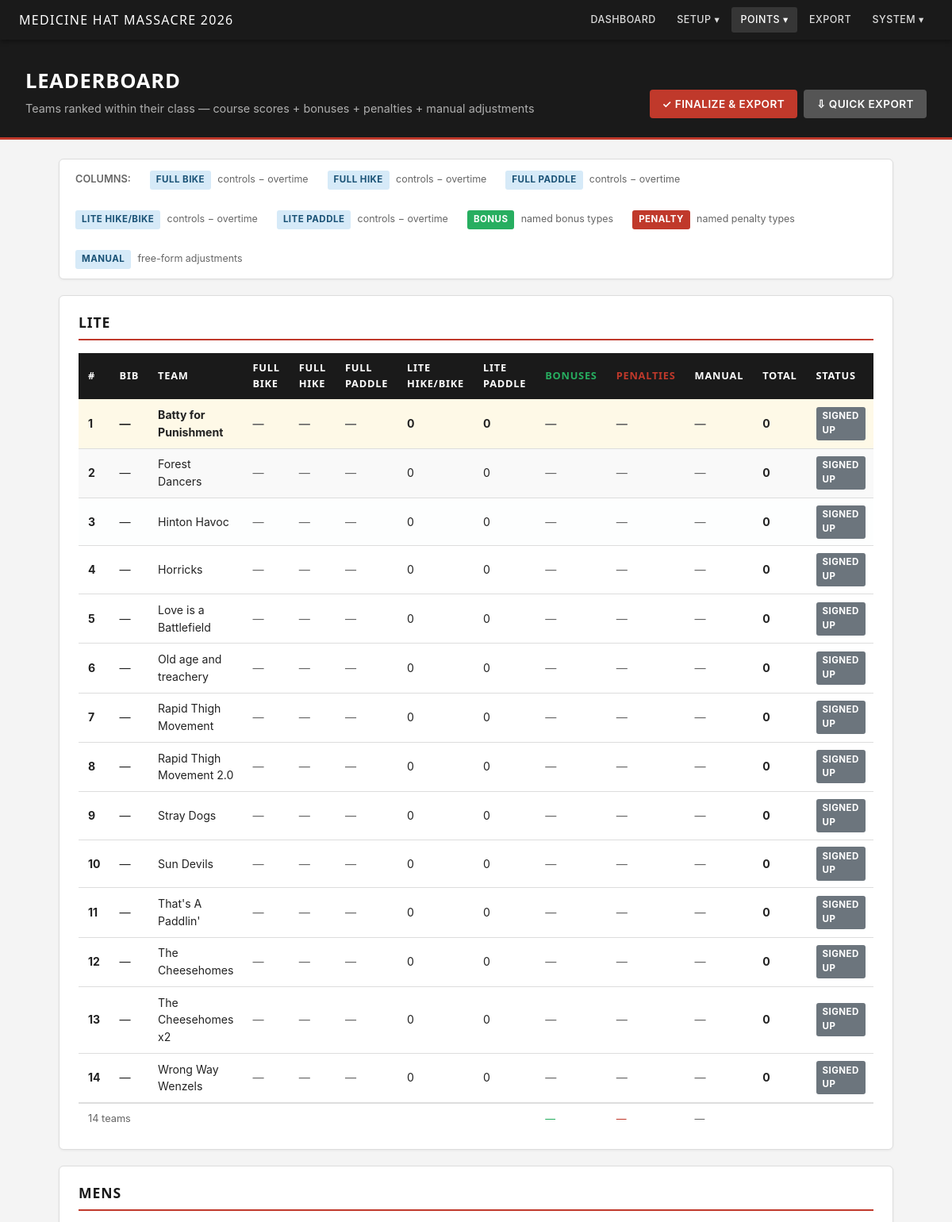
The app's page /results (upper part) with its own data.
### tables this page shows
CREATE TABLE courses (
            id                          INTEGER PRIMARY KEY AUTOINCREMENT,
            name                        TEXT NOT NULL,
            time_limit_minutes          INTEGER NOT NULL DEFAULT 480,
            overtime_penalty_per_minute INTEGER NOT NULL DEFAULT 0,
            synced                      INTEGER NOT NULL DEFAULT 0
        , start_time TEXT, end_time TEXT, cutoff_time TEXT, use_si_start INTEGER NOT NULL DEFAULT 0);

CREATE TABLE classes (
            id   INTEGER PRIMARY KEY AUTOINCREMENT,
            name TEXT NOT NULL UNIQUE
        , final_course_id INTEGER REFERENCES courses(id) ON DELETE SET NULL);

CREATE TABLE racers (
            id          INTEGER PRIMARY KEY AUTOINCREMENT,
            name        TEXT NOT NULL,
            bib_number  TEXT NOT NULL DEFAULT '',
            class_id    INTEGER REFERENCES classes(id),
            synced      INTEGER NOT NULL DEFAULT 0
        );

### client/app.py (the view)
@app.get("/results", response_class=HTMLResponse)
async def results(request: Request):
    classes     = db.get_all_classes()
    courses     = db.get_all_courses()
    all_results = db.load_all_results()
    by_racer: dict[int, dict] = {}
    for r in all_results:
        by_racer.setdefault(r.racer.id, {})[r.course.id] = r
    def _build_row(racer) -> dict:
        course_scores   = by_racer.get(racer["id"], {})
        overall_status  = _overall_status_val(course_scores)
        pre_adj = {
            cid: sr.raw_points - sr.overtime_penalty
            for cid, sr in course_scores.items()
        }
        all_adj     = [a for sr in course_scores.values() for a in sr.entry.adjustments]
        bonus_pts   = sum(a.points for a in all_adj if a.category == "bonus")
        penalty_pts = sum(a.points for a in all_adj if a.category == "penalty")
        manual_pts  = sum(a.points for a in all_adj if a.category == "manual")
        grand_total = max(0, sum(pre_adj.values()) + bonus_pts + penalty_pts + manual_pts)
        return {
            "racer": racer, "course_scores": course_scores, "pre_adj": pre_adj,
            "bonus_pts": bonus_pts, "penalty_pts": penalty_pts,
            "manual_pts": manual_pts, "total": grand_total,
            "overall_status": overall_status, "rank": None,
        }
    _UNRANKED = {"DSQ", "DNF"}
    def _rank_rows(rows: list[dict]) -> list[dict]:
        competitive = [r for r in rows if r["overall_status"] not in _UNRANKED | {"DNS"}]
        unranked    = [r for r in rows if r["overall_status"] in _UNRANKED]
        _sort_key = lambda x: (-x["total"], x["racer"]["bib_number"] or "")
        competitive.sort(key=_sort_key)
        unranked.sort(key=_sort_key)
        for i, row in enumerate(competitive, start=1):
            row["rank"] = i
        return competitive + unranked
    class_data = []
    for cls in classes:
        racers = db.get_racers_by_class(cls["id"])
        rows   = _rank_rows([_build_row(r) for r in racers])
        class_data.append({"cls": cls, "rows": rows})
    unclassified = db.get_unclassified_racers()
    if unclassified:
        rows = _rank_rows([_build_row(r) for r in unclassified])
        class_data.append({"cls": {"id": None, "name": "Unclassified"}, "rows": rows})
    return templates.TemplateResponse(request, "class_results.html", {
        "class_data": class_data,
        "courses":    courses,
    })

### client/templates/class_results.html (shortened to what this page needs)
{% extends "base.html" %}
{% block page_header %}
<div class="page-header" style="display:flex;justify-content:space-between;align-items:flex-end;flex-wrap:wrap;gap:.75rem;">
  <div>
    <h1>Leaderboard</h1>
    <p>Teams ranked within their class — course scores + bonuses + penalties + manual adjustments</p>
  </div>
  <div style="display:flex;gap:.5rem;">
    <a href="/finalize" class="btn btn-primary">&#10003; Finalize &amp; Export</a>
    <a href="/export/results" class="btn btn-secondary" target="_blank">&#8681; Quick Export</a>
  </div>
</div>
{% endblock %}
{% block content %}
<div class="card" style="padding:.75rem 1.25rem;">
  <div style="display:flex;gap:1.5rem;align-items:center;flex-wrap:wrap;">
    <span style="font-size:.8rem;text-transform:uppercase;color:var(--text-muted);font-weight:600;">Columns:</span>
    {% for c in courses %}
    <span>
      <span class="badge badge-active">{{ c.name }}</span>
      <span style="font-size:.78rem;color:var(--text-muted);margin-left:.25rem;">controls − overtime</span>
    </span>
    {% endfor %}
    <span>
      <span class="badge" style="background:var(--success);color:#fff;">Bonus</span>
      <span style="font-size:.78rem;color:var(--text-muted);margin-left:.25rem;">named bonus types</span>
    </span>
    <span>
      <span class="badge" style="background:var(--danger);color:#fff;">Penalty</span>
      <span style="font-size:.78rem;color:var(--text-muted);margin-left:.25rem;">named penalty types</span>
    </span>
    <span>
      <span class="badge badge-active">Manual</span>
      <span style="font-size:.78rem;color:var(--text-muted);margin-left:.25rem;">free-form adjustments</span>
    </span>
  </div>
</div>
{% if class_data %}
{% for cd in class_data %}
<div class="card">
  <h2>{{ cd.cls.name }}</h2>
  {% if cd.rows %}
  <div class="table-wrap">
    <table>
      <thead>
        <tr>
          <th>#</th>
          <th>Bib</th>
          <th>Team</th>
          {% for c in courses %}
          <th title="{{ c.name }} — controls minus overtime, before adjustments">{{ c.name }}</th>
          {% endfor %}
          <th title="Sum of all bonus-type adjustments" style="color:var(--success);">Bonuses</th>
          <th title="Sum of all penalty-type adjustments" style="color:var(--danger);">Penalties</th>
          <th title="Sum of free-form manual adjustments">Manual</th>
          <th>Total</th>
          <th>Status</th>
        </tr>
      </thead>
      <tbody>
        {% for row in cd.rows %}
        {% set is_unranked = row.rank is none %}
        <tr class="{% if row.rank == 1 %}rank-1{% elif row.rank == 2 %}rank-2{% elif row.rank == 3 %}rank-3{% endif %}"
            style="{% if is_unranked %}opacity:.75;{% endif %}">
          <td>
            {% if row.rank %}
              <strong>{{ row.rank }}</strong>
            {% else %}
              <span style="font-size:.78rem;font-weight:700;color:{{ STATUS_COLORS[row.overall_status] }};">
                {{ STATUS_LABELS[row.overall_status] }}
              </span>
            {% endif %}
          </td>
          <td>{{ row.racer.bib_number or "—" }}</td>
          <td>{{ row.racer.name }}</td>
          {% for c in courses %}
          {% if c.id in row.course_scores %}
          {% set sr = row.course_scores[c.id] %}
          {% set pre = row.pre_adj.get(c.id, 0) %}
          <td>
            <span title="Controls: {{ sr.raw_points }}pts, Overtime: -{{ sr.overtime_penalty }}pts">
              {{ pre }}
            </span>
          </td>
          {% else %}
          <td style="color:var(--text-muted);">—</td>
          {% endif %}
          {% endfor %}
          <td style="color:{% if row.bonus_pts > 0 %}var(--success){% else %}var(--text-muted){% endif %};">
            {% if row.bonus_pts %}+{{ row.bonus_pts }}{% else %}—{% endif %}
          </td>
          <td style="color:{% if row.penalty_pts < 0 %}var(--danger){% else %}var(--text-muted){% endif %};">
            {% if row.penalty_pts %}{{ row.penalty_pts }}{% else %}—{% endif %}
          </td>
          <td style="color:{% if row.manual_pts > 0 %}var(--success){% elif row.manual_pts < 0 %}var(--danger){% else %}var(--text-muted){% endif %};">
            {% if row.manual_pts %}{{ "%+d" | format(row.manual_pts) }}{% else %}—{% endif %}
          </td>
          <td><strong>{{ row.total }}</strong></td>
          <td>
            <span class="badge" style="background:{{ STATUS_COLORS[row.overall_status] }};color:#fff;font-size:.72rem;">
              {{ STATUS_LABELS[row.overall_status] }}
            </span>
          </td>
        </tr>
        {% endfor %}
      </tbody>
      {% if cd.rows | length > 1 %}
      <tfoot>
        <tr style="font-size:.8rem;color:var(--text-muted);border-top:2px solid var(--border);">
          <td colspan="3">{{ cd.rows | length }} teams</td>
          {% for c in courses %}
          <td></td>
          {% endfor %}
          <td style="color:var(--success);">
            {% set total_bonus = cd.rows | sum(attribute='bonus_pts') %}
            {% if total_bonus %}+{{ total_bonus }}{% else %}—{% endif %}
          </td>
          <td style="color:var(--danger);">
            {% set total_pen = cd.rows | sum(attribute='penalty_pts') %}
            {% if total_pen %}{{ total_pen }}{% else %}—{% endif %}
          </td>
          <td>
            {% set total_manual = cd.rows | sum(attribute='manual_pts') %}
            {% if total_manual %}{{ "%+d" | format(total_manual) }}{% else %}—{% endif %}
          </td>
          <td></td>
          <td></td>
        </tr>
      </tfoot>
      {% endif %}
    </table>
  </div>
  {% else %}
  <p style="color:var(--text-muted);">No teams in this class yet.</p>
  {% endif %}
</div>
{% endfor %}
{% endif %}
{% endblock %}

### client/static/style.css (style rules this page uses)
:root { --nav-bg: #1a1a1a; --nav-text: #ffffff; --nav-link: rgba(255,255,255,0.85); --nav-link-hover: #ffffff; --accent: #c0392b; --accent-hover: #a93226; --body-bg: #f4f4f4; --card-bg: #ffffff; --text: #222222; --text-muted: #666666; --border: #dddddd; --success: #27ae60; --warning: #e67e22; --danger: #c0392b; --font: -apple-system, BlinkMacSystemFont, "Segoe UI", Roboto, sans-serif; --font-heading: "Segoe UI", -apple-system, BlinkMacSystemFont, Roboto, sans-serif; }
*, *::before, *::after { box-sizing: border-box; margin: 0; padding: 0; }
body { font-family: var(--font); background: var(--body-bg); color: var(--text); font-size: 15px; line-height: 1.55; }
a { color: var(--accent); text-decoration: none; }
.page-header { background: var(--nav-bg); color: white; padding: 2rem 2rem 1.5rem; border-bottom: 3px solid var(--accent); }
.page-header h1 { font-family: var(--font-heading); font-size: 1.6rem; font-weight: 600; letter-spacing: 0.03em; text-transform: uppercase; }
.page-header p { color: rgba(255,255,255,0.65); margin-top: 0.3rem; font-size: 0.9rem; }
.card { background: var(--card-bg); border: 1px solid var(--border); border-radius: 6px; padding: 1.25rem 1.5rem; margin-bottom: 1.25rem; box-shadow: 0 1px 3px rgba(0,0,0,0.06); }
.card h2 { font-family: var(--font-heading); font-size: 1.1rem; letter-spacing: 0.05em; text-transform: uppercase; margin-bottom: 1rem; color: var(--nav-bg); border-bottom: 2px solid var(--accent); padding-bottom: 0.4rem; }
.btn { display: inline-block; padding: 0.45rem 1rem; border-radius: 4px; border: none; cursor: pointer; font-size: 0.85rem; font-weight: 600; letter-spacing: 0.03em; text-transform: uppercase; transition: background 0.15s; text-decoration: none; }
.btn-primary { background: var(--accent); color: white; }
.btn-secondary { background: #555; color: white; }
.table-wrap { overflow-x: auto; }
table { width: 100%; border-collapse: collapse; font-size: 0.88rem; }
th { background: var(--nav-bg); color: white; text-align: left; padding: 0.6rem 0.75rem; font-family: var(--font-heading); font-size: 0.8rem; letter-spacing: 0.06em; text-transform: uppercase; }
td { padding: 0.55rem 0.75rem; border-bottom: 1px solid var(--border); vertical-align: middle; }
tr:last-child td { border-bottom: none; }
.rank-1 td { background: #fef9e7; font-weight: 700; }
.rank-2 td { background: #f9f9f9; }
.rank-3 td { background: #fdfefe; }
.badge { display: inline-block; padding: 0.2rem 0.5rem; border-radius: 3px; font-size: 0.72rem; font-weight: 700; letter-spacing: 0.04em; text-transform: uppercase; }
.badge-active { background: #d6eaf8; color: #1a5276; }

### records on screen
courses: name "FULL BIKE"
courses: name "FULL HIKE"
courses: name "FULL PADDLE"
courses: name "LITE HIKE/BIKE", pre "0"
courses: name "LITE PADDLE", pre "0"
classes: cls.name "LITE"
racers: racer "—", racer.name "Batty for Punishment"
racers: racer "—", racer.name "Forest Dancers"
racers: racer "—", racer.name "Hinton Havoc"
racers: racer "—", racer.name "Horricks"
racers: racer "—", racer.name "Love is a Battlefield"
racers: racer "—", racer.name "Old age and treachery"
racers: racer "—", racer.name "Rapid Thigh Movement"
racers: racer "—", racer.name "Rapid Thigh Movement 2.0"
racers: racer "—", racer.name "Stray Dogs"
racers: racer "—", racer.name "Sun Devils"
racers: racer "—", racer.name "That's A Paddlin'"
racers: racer "—", racer.name "The Cheesehomes"
racers: racer "—", racer.name "The Cheesehomes x2"
racers: racer "—", racer.name "Wrong Way Wenzels"
classes: cls.name "MENS"

### other values on screen
{{ cfg.race_name }} "MEDICINE HAT MASSACRE"
{{ cfg.race_year }} "2026"
{{ row.rank }} "1" "2" "3" "4" "5" "6" "7" "8" "9" "10" "11" "12" "13" "14"
{{ row.total }} "0" "0" "0" "0" "0" "0" "0" "0" "0" "0" "0" "0" "0" "0"
{{ STATUS_LABELS[row.overall_status] }} "SIGNED UP" "SIGNED UP" "SIGNED UP" "SIGNED UP" "SIGNED UP" "SIGNED UP" "SIGNED UP" "SIGNED UP" "SIGNED UP" "SIGNED UP" "SIGNED UP" "SIGNED UP" "SIGNED UP" "SIGNED UP"
{{ cd.rows | length }} "14"
